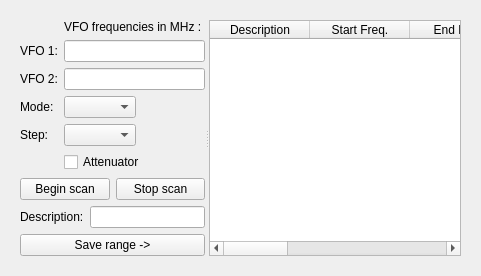
        <widget class="QWidget" name="TabVFOScan">
         <attribute name="title">
          <string>VFO Scan</string>
         </attribute>
         <layout class="QVBoxLayout" name="verticalLayout_7">
          <item>
           <widget class="QWidget" name="widget" native="true">
            <layout class="QHBoxLayout" name="horizontalLayout_11">
             <item>
              <widget class="QSplitter" name="splitter_3">
               <property name="orientation">
                <enum>Qt::Horizontal</enum>
               </property>
               <widget class="QWidget" name="verticalLayoutWidget">
                <layout class="QVBoxLayout" name="verticalLayout_5">
                 <item>
                  <layout class="QFormLayout" name="formLayout_2">
                   <property name="fieldGrowthPolicy">
                    <enum>QFormLayout::ExpandingFieldsGrow</enum>
                   </property>
                   <item row="0" column="1">
                    <widget class="QLabel" name="label_8">
                     <property name="text">
                      <string>VFO frequencies in MHz : </string>
                     </property>
                    </widget>
                   </item>
                   <item row="1" column="0">
                    <widget class="QLabel" name="label_6">
                     <property name="text">
                      <string>VFO 1:</string>
                     </property>
                    </widget>
                   </item>
                   <item row="1" column="1">
                    <widget class="QLineEdit" name="TxtVfoA"/>
                   </item>
                   <item row="3" column="0">
                    <widget class="QLabel" name="label_7">
                     <property name="text">
                      <string>VFO 2:</string>
                     </property>
                    </widget>
                   </item>
                   <item row="3" column="1">
                    <widget class="QLineEdit" name="TxtVfoB"/>
                   </item>
                   <item row="4" column="0">
                    <widget class="QLabel" name="label_9">
                     <property name="text">
                      <string>Mode:</string>
                     </property>
                    </widget>
                   </item>
                   <item row="4" column="1">
                    <widget class="QComboBox" name="CmbVfoScanMode"/>
                   </item>
                   <item row="5" column="0">
                    <widget class="QLabel" name="label_10">
                     <property name="text">
                      <string>Step:</string>
                     </property>
                    </widget>
                   </item>
                   <item row="5" column="1">
                    <widget class="QComboBox" name="CmbVfoScanStep"/>
                   </item>
                   <item row="6" column="1">
                    <widget class="QCheckBox" name="ChkVfoScanAttenuator">
                     <property name="text">
                      <string>Attenuator</string>
                     </property>
                    </widget>
                   </item>
                  </layout>
                 </item>
                 <item>
                  <layout class="QHBoxLayout" name="horizontalLayout_8">
                   <item>
                    <widget class="QPushButton" name="CmdBeginVFOScan">
                     <property name="text">
                      <string>Begin scan</string>
                     </property>
                    </widget>
                   </item>
                   <item>
                    <widget class="QPushButton" name="CmdEndVFOScan">
                     <property name="text">
                      <string>Stop scan</string>
                     </property>
                    </widget>
                   </item>
                  </layout>
                 </item>
                 <item>
                  <layout class="QHBoxLayout" name="horizontalLayout_10">
                   <item>
                    <widget class="QLabel" name="label_12">
                     <property name="sizePolicy">
                      <sizepolicy hsizetype="Preferred" vsizetype="Minimum">
                       <horstretch>0</horstretch>
                       <verstretch>0</verstretch>
                      </sizepolicy>
                     </property>
                     <property name="text">
                      <string>Description:</string>
                     </property>
                    </widget>
                   </item>
                   <item>
                    <widget class="QLineEdit" name="lineEdit"/>
                   </item>
                  </layout>
                 </item>
                 <item>
                  <widget class="QPushButton" name="CmdVfoScanSaveRange">
                   <property name="text">
                    <string>Save range -&gt;</string>
                   </property>
                  </widget>
                 </item>
                </layout>
               </widget>
               <widget class="QTableWidget" name="LstFrequencies_2">
                <property name="minimumSize">
                 <size>
                  <width>0</width>
                  <height>0</height>
                 </size>
                </property>
                <column>
                 <property name="text">
                  <string>Description</string>
                 </property>
                </column>
                <column>
                 <property name="text">
                  <string>Start Freq.</string>
                 </property>
                </column>
                <column>
                 <property name="text">
                  <string>End Freq.</string>
                 </property>
                </column>
                <column>
                 <property name="text">
                  <string>Step</string>
                 </property>
                </column>
                <column>
                 <property name="text">
                  <string>Mode</string>
                 </property>
                </column>
                <column>
                 <property name="text">
                  <string>ATT</string>
                 </property>
                </column>
                <column>
                 <property name="text">
                  <string>Notes</string>
                 </property>
                </column>
               </widget>
              </widget>
             </item>
            </layout>
           </widget>
          </item>
         </layout>
        </widget>
